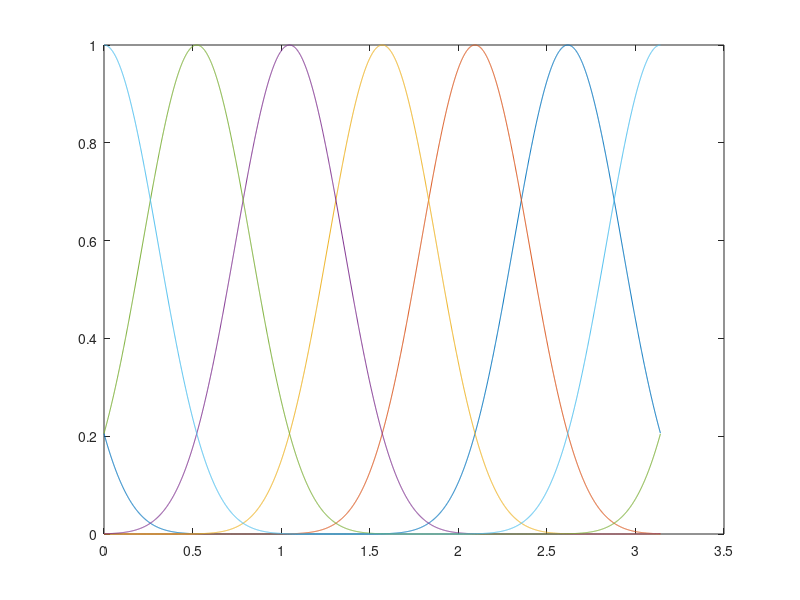
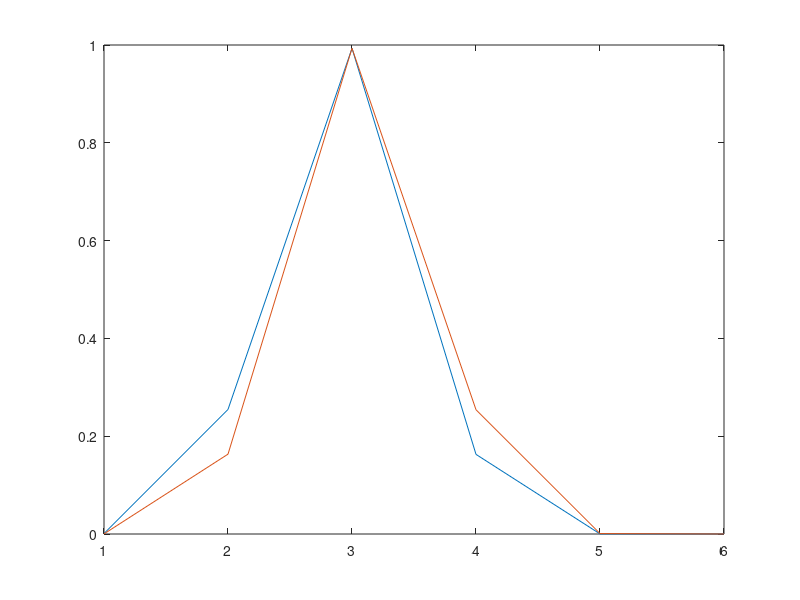

Reproduce these figures in MATLAB, in order. (Note: this script raises an error after producing the figures.)
% ideal_response_vector.m
%
% calculate responses of raised cosine RFs to stimuli

%% setup
nRF = 6;
tilt = 2*pi/180;
step = .001;

% stim = [pi/2+tilt pi/2-tilt tilt pi-tilt]; % V-CCW V-CW H-CCW H-CW
stim = [pi/2+tilt pi/2-tilt]; % V-CCW V-CW

theta = 0:step:pi;

%% make RFs
for iRF = 1:nRF
    rf(:,iRF) = abs(cos(theta + iRF*pi/nRF).^(2*nRF-1));
end

%% find intersection of RFs with stim
for iS = 1:numel(stim)
    idx(iS) = find(abs(theta-stim(iS))==min(abs(theta-stim(iS))));
end

%% get RF responses to each stim
for iS = 1:numel(stim)
    resp(iS,:) = rf(idx(iS),:);
end

%% show results
disp(resp)

figure
plot(theta,rf)

figure
plot(resp')

%% save
save(sprintf('rf/resp_stim%d_rf%d.mat',numel(stim),nRF), 'nRF','stim','resp','theta','rf')

%% project random point to line defined by RF responses to a stim
ndimtoplot = '3d';
switch ndimtoplot
    case '2d'
        % example with just 2 RFs
        resp2 = resp(:,[2 4]);
        center = mean(resp2,1);
        sampleResp = rand(1,2);
        
        % p = polyfit(resp2(:,1),resp2(:,2),1);
        % x1 = linspace(-1,1);
        % y1 = polyval(p,x1);
        % sampleProj = distance2curve([x1; y1]', sampleResp);
        
        m = diff(resp2,1);
        extreme(1,:) = center - m*10;
        extreme(2,:) = center + m*10;
        sampleProj = distance2curve(extreme, sampleResp);
        
        figure
        hold on
        plot(resp2(:,1),resp2(:,2),'.');
        % plot(x1, y1);
        plot(center(1),center(2),'.k')
        plot(extreme(:,1),extreme(:,2),'.')
        plot(sampleResp(1),sampleResp(2),'.r')
        plot(sampleProj(1),sampleProj(2),'.r')
        axis equal
        
        % in direction of stim 1 or stim 2?
        distCenter = norm(center-sampleProj);
        sampleDir = sign(sampleProj(1)-center(1));
        respDir = sign(resp2(:,1)-center(1));
        evidence = (-1)^(find(respDir==sampleDir))*distCenter; % negative favors stim 1, positive favors stim 2
        
    case '3d'
        % example with 3 RFs
        resp3 = resp(:,[1 2 4]);
        center = mean(resp3,1);
        sampleResp = rand(1,3);
        
        m = diff(resp3,1);
        extreme(1,:) = center - m*10;
        extreme(2,:) = center + m*10;
        sampleProj = distance2curve(extreme, sampleResp);
        
        figure
        hold on
        plot3(resp3(:,1),resp3(:,2),resp3(:,3),'.');
        plot3(center(1),center(2),center(3),'.k')
        plot3(extreme(:,1),extreme(:,2),extreme(:,3),'.')
        plot3(sampleResp(1),sampleResp(2),sampleResp(3),'.r')
        plot3(sampleProj(1),sampleProj(2),sampleProj(3),'.r')
        grid on
        
        % in direction of stim 1 or stim 2?
        distCenter = norm(center-sampleProj);
        sampleDir = sign(sampleProj(1)-center(1));
        respDir = sign(resp3(:,1)-center(1));
        evidence = (-1)^(find(respDir==sampleDir))*distCenter; % negative favors stim 1, positive favors stim 2
end
disp(evidence)


